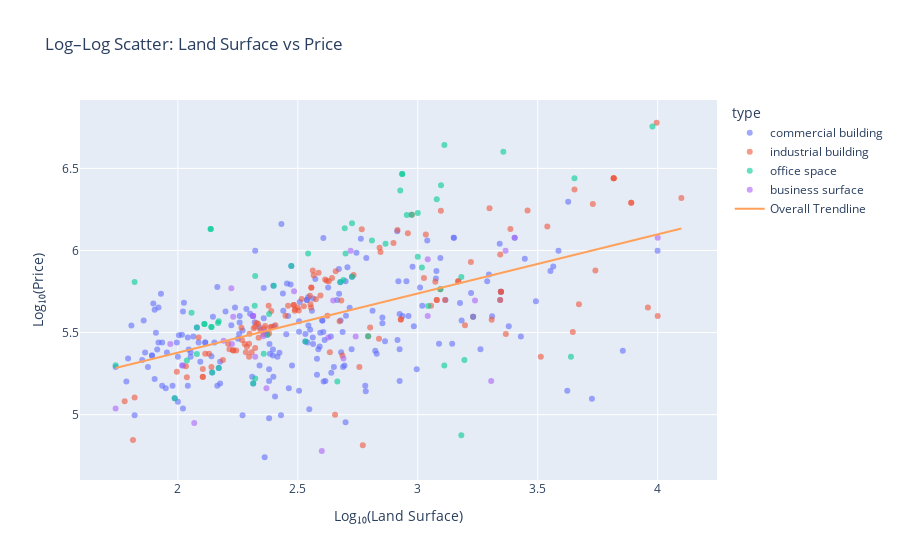

The code cell stored with this chart in its notebook:
### Code cell
import numpy as np
import plotly.express as px

# 1. Copy dataframe
df_log = df_clean.copy()

# 2. Remove incorrect entries (land surface < 50 m²)
df_log = df_log[df_log['Total land surface'] >= 50]

# 3. Remove extreme outliers (top 1%)
p = 0.99
df_log = df_log[
    (df_log['Total land surface'] <= df_log['Total land surface'].quantile(p)) &
    (df_log['Price'] <= df_log['Price'].quantile(p)) &
    (df_log['Price'] > 0)
]

# 4. Log transforms
df_log['log_land'] = np.log10(df_log['Total land surface'])
df_log['log_price'] = np.log10(df_log['Price'])

# 5. Plot with multiple regression lines

fig = px.scatter(
    df_log,
    x='log_land',
    y='log_price',
    color='type',               
    trendline='ols',            
    trendline_scope='overall',  # <--- use one line for all data
    opacity=0.6,
    hover_data=['Total land surface', 'Price', 'city'],
    title='Log–Log Scatter: Land Surface vs Price '
)

fig.update_xaxes(title='Log₁₀(Land Surface)')
fig.update_yaxes(title='Log₁₀(Price)')
fig.show()

### Figure 1 — Plotly figure (JSON) as saved in the notebook; plotly's stock layout.template omitted (floating-point values rounded to 4 significant figures; data arrays with more than 128 entries replaced by an {"elided": "..."} marker saying what was removed)
{"data": [{"customdata": {"elided": "208x3 mixed values"}, "hovertemplate": "type=commercial building<br>log_land=%{x}<br>log_price=%{y}<br>Total land surface=%{customdata[0]}<br>Price=%{customdata[1]}<br>city=%{customdata[2]}<extra></extra>", "legendgroup": "commercial building", "marker": {"color": "#636efa", "opacity": 0.6, "symbol": "circle"}, "mode": "markers", "name": "commercial building", "orientation": "v", "showlegend": true, "type": "scatter", "x": {"elided": "208 float values"}, "xaxis": "x", "y": {"elided": "208 float values"}, "yaxis": "y"}, {"customdata": {"elided": "129x3 mixed values"}, "hovertemplate": "type=industrial building<br>log_land=%{x}<br>log_price=%{y}<br>Total land surface=%{customdata[0]}<br>Price=%{customdata[1]}<br>city=%{customdata[2]}<extra></extra>", "legendgroup": "industrial building", "marker": {"color": "#EF553B", "opacity": 0.6, "symbol": "circle"}, "mode": "markers", "name": "industrial building", "orientation": "v", "showlegend": true, "type": "scatter", "x": {"elided": "129 float values"}, "xaxis": "x", "y": {"elided": "129 float values"}, "yaxis": "y"}, {"customdata": {"elided": "60x3 mixed values"}, "hovertemplate": "type=office space<br>log_land=%{x}<br>log_price=%{y}<br>Total land surface=%{customdata[0]}<br>Price=%{customdata[1]}<br>city=%{customdata[2]}<extra></extra>", "legendgroup": "office space", "marker": {"color": "#00cc96", "opacity": 0.6, "symbol": "circle"}, "mode": "markers", "name": "office space", "orientation": "v", "showlegend": true, "type": "scatter", "x": [2.531, 2.137, 2.935, 2.4, 2.927, 3.017, 2.809, 1.74, 3.111, 2.695, 2.678, 3.094, 2.935, 2.167, 2.322, 3.111, 2.69, 2.322, 2.699, 3.0, 3.638, 2.32, 2.057, 2.38, 2.473, 2.975, 3.097, 2.079, 2.793, 3.182, 2.543, 3.231, 2.665, 2.111, 1.987, 3.978, 2.726, 2.866, 3.0, 2.14, 2.314, 2.17, 2.137, 3.079, 2.079, 2.111, 3.195, 3.357, 2.954, 3.182, 2.17, 2.14, 2.143, 2.037, 1.82, 2.726, 2.373, 3.653, 2.358, 3.043], "xaxis": "x", "y": [5.446, 6.13, 6.466, 5.785, 6.366, 5.897, 6.061, 5.301, 6.642, 6.135, 5.808, 5.763, 6.466, 5.559, 5.845, 5.299, 5.821, 5.22, 5.982, 6.228, 5.352, 5.663, 5.621, 5.613, 5.905, 6.217, 6.397, 5.369, 5.477, 4.875, 5.982, 5.597, 5.201, 5.551, 5.099, 6.756, 6.165, 6.041, 5.962, 5.534, 5.19, 5.568, 6.13, 6.312, 5.531, 5.551, 5.332, 6.602, 6.216, 5.839, 5.284, 5.534, 5.257, 5.33, 5.808, 5.84, 5.486, 6.439, 5.37, 5.662], "yaxis": "y"}, {"customdata": [[398, 60000, "ecaussinnes-d-enghien"], [55, 109000, "roeselare"], [2322, 995000, "herentals"], [206, 399000, "laken"], [2534, 1195000, "tremelo"], [2023, 160000, "mons"], [1100, 399000, "beerzel"], [117, 89000, "arlon"], [170, 395000, "aalst"], [1732, 495000, "keerbergen"], [10000, 1195000, "ciney"], [104, 199000, "oostende"], [206, 399000, "laken"], [167, 589000, "gosselies"], [230, 320000, "oudenaarde"], [234, 145000, "poperinge"], [168, 269000, "borgerhout"], [210, 225000, "andenne"], [93, 269000, "sint-truiden"], [305, 565000, "leest"], [424, 295000, "dinant"], [227, 300000, "durbuy"], [155, 281684, "ieper"], [1701, 395000, "bossut-gottechain"], [490, 220000, "mol"], [444, 495000, "roeselare"], [1100, 885000, "wetteren"], [525, 995000, "herzele"], [551, 299000, "hechtel"]], "hovertemplate": "type=business surface<br>log_land=%{x}<br>log_price=%{y}<br>Total land surface=%{customdata[0]}<br>Price=%{customdata[1]}<br>city=%{customdata[2]}<extra></extra>", "legendgroup": "business surface", "marker": {"color": "#ab63fa", "opacity": 0.6, "symbol": "circle"}, "mode": "markers", "name": "business surface", "orientation": "v", "showlegend": true, "type": "scatter", "x": [2.6, 1.74, 3.366, 2.314, 3.404, 3.306, 3.041, 2.068, 2.23, 3.239, 4.0, 2.017, 2.314, 2.223, 2.362, 2.369, 2.225, 2.322, 1.968, 2.484, 2.627, 2.356, 2.19, 3.231, 2.69, 2.647, 3.041, 2.72, 2.741], "xaxis": "x", "y": [4.778, 5.037, 5.998, 5.601, 6.077, 5.204, 5.601, 4.949, 5.597, 5.695, 6.077, 5.299, 5.601, 5.77, 5.505, 5.161, 5.43, 5.352, 5.43, 5.752, 5.47, 5.477, 5.45, 5.597, 5.342, 5.695, 5.947, 5.998, 5.476], "yaxis": "y"}, {"hovertemplate": "<b>OLS trendline</b><br>log_price = 0.360794 * log_land + 4.65563<br>R<sup>2</sup>=0.297152<br><br>log_land=%{x}<br>log_price=%{y} <b>(trend)</b><extra></extra>", "legendgroup": "Overall Trendline", "line": {"color": "#FFA15A"}, "mode": "lines", "name": "Overall Trendline", "showlegend": true, "type": "scatter", "x": {"elided": "426 float values"}, "xaxis": "x", "y": {"elided": "426 float values"}, "yaxis": "y"}], "layout": {"legend": {"title": {"text": "type"}, "tracegroupgap": 0}, "title": {"text": "Log–Log Scatter: Land Surface vs Price "}, "xaxis": {"anchor": "y", "domain": [0, 1], "title": {"text": "Log₁₀(Land Surface)"}}, "yaxis": {"anchor": "x", "domain": [0, 1], "title": {"text": "Log₁₀(Price)"}}}}
